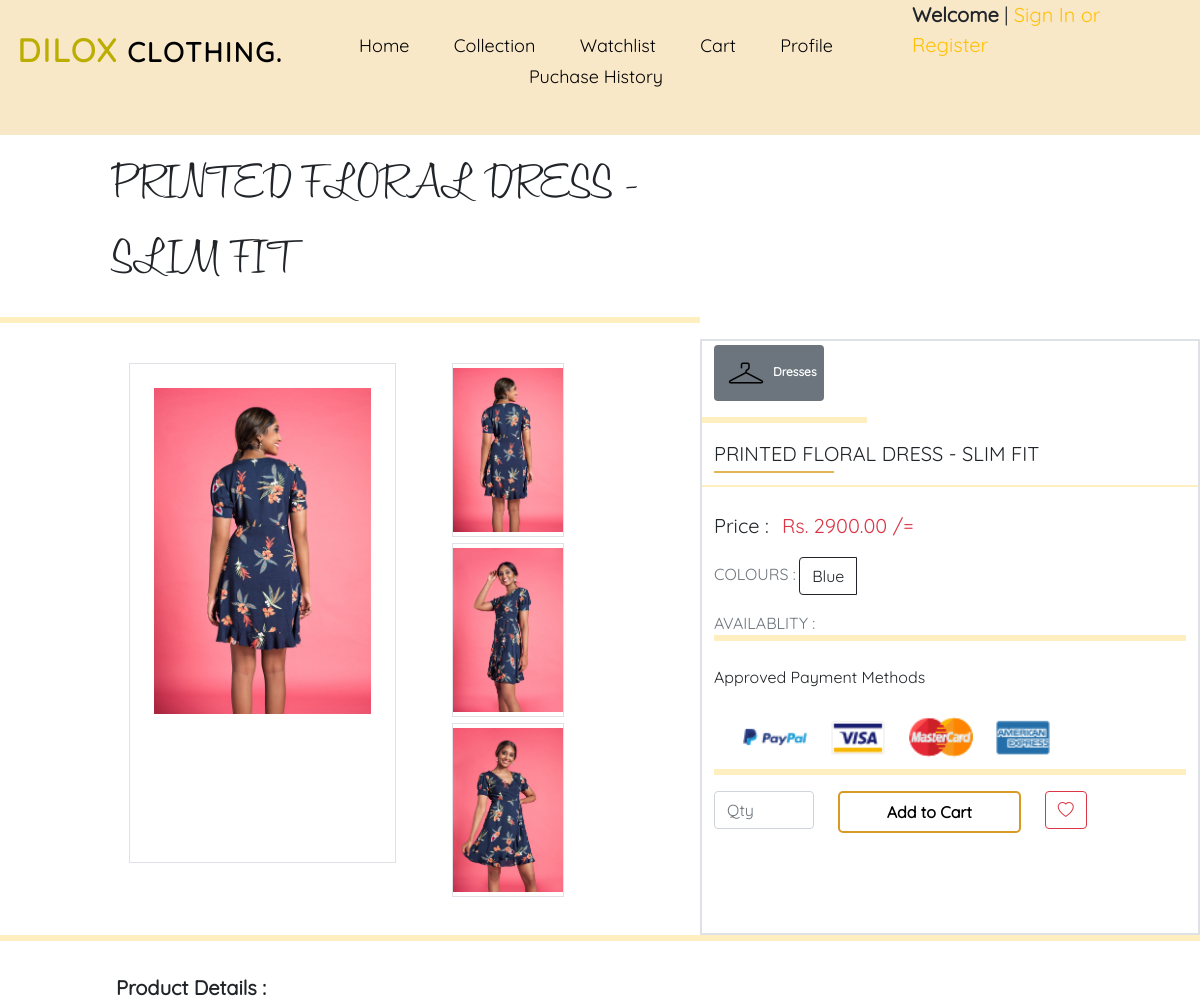
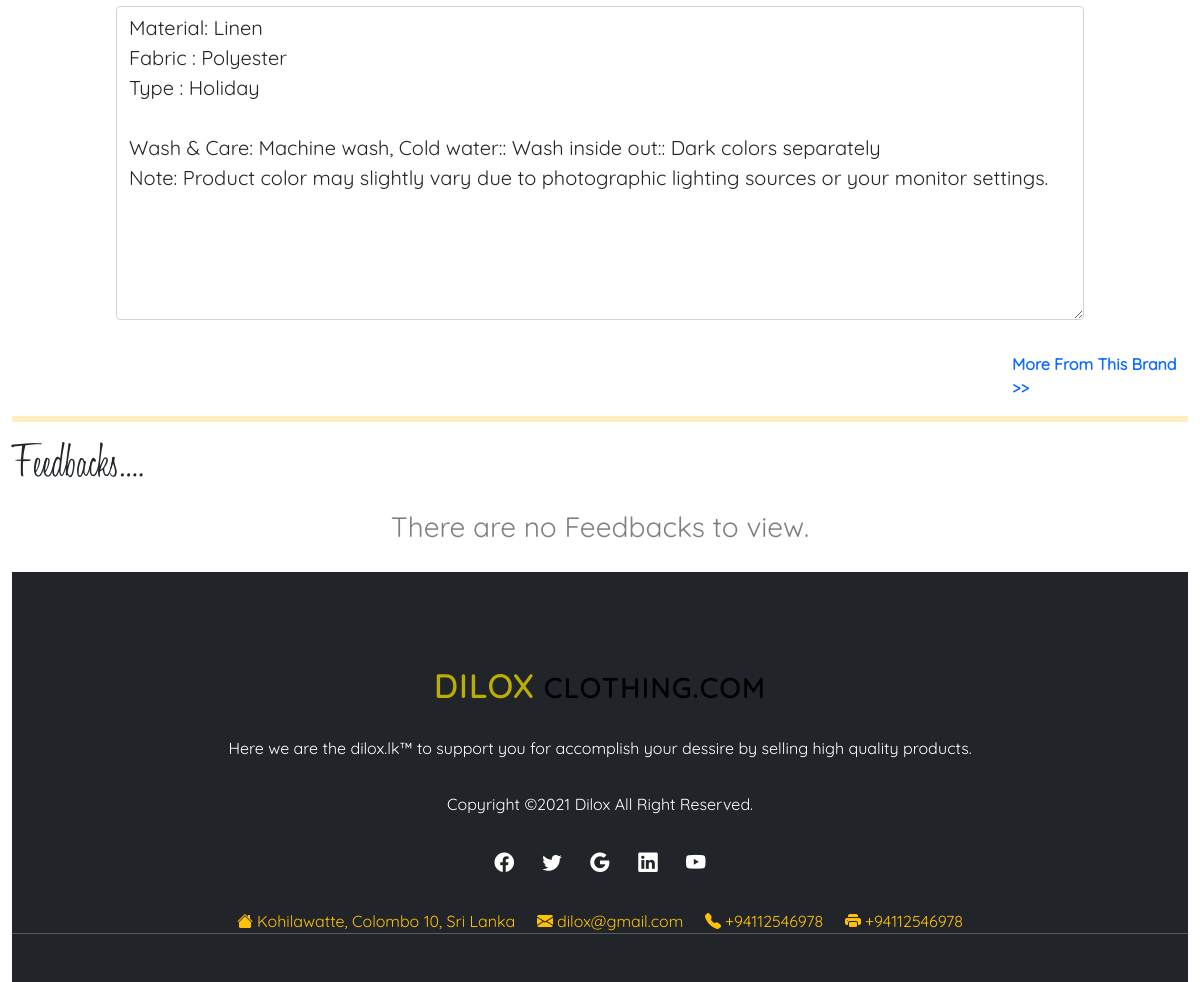
Page /singleProductView.php?id=108 on the committed database (2 pictures, top to bottom).
### tables this page shows
CREATE TABLE IF NOT EXISTS `product` (
  `id` int NOT NULL AUTO_INCREMENT,
  `category_id` int NOT NULL,
  `title` varchar(100) DEFAULT NULL,
  `price` double DEFAULT NULL,
  `delivery_fee` double DEFAULT NULL,
  `description` text,
  `status_id` int NOT NULL,
  `datetime_added` datetime DEFAULT NULL,
  PRIMARY KEY (`id`),
  KEY `fk_product_category1_idx` (`category_id`),
  KEY `fk_product_status1_idx` (`status_id`),
  CONSTRAINT `fk_product_category1` FOREIGN KEY (`category_id`) REFERENCES `category` (`id`),
  CONSTRAINT `fk_product_status1` FOREIGN KEY (`status_id`) REFERENCES `status` (`id`)
);

CREATE TABLE IF NOT EXISTS `images` (
  `code` varchar(50) NOT NULL,
  `product_id` int NOT NULL,
  PRIMARY KEY (`code`),
  KEY `fk_images_product1_idx` (`product_id`),
  CONSTRAINT `fk_images_product1` FOREIGN KEY (`product_id`) REFERENCES `product` (`id`)
);

CREATE TABLE IF NOT EXISTS `category` (
  `id` int NOT NULL AUTO_INCREMENT,
  `name` varchar(45) DEFAULT NULL,
  PRIMARY KEY (`id`)
);

### connection.php (called while the page is built, shortened)
<?php
class Database{
    public static $connection;
    public static function setUpConnection()
    {
        if (!isset(Database::$connection)) {
            Database::$connection = new mysqli("localhost", "root", "MYSQLvinul123", "dilox", "3306");
        }
    }
    public static function search($q)
    {
        $resultset = Database::$connection->query($q);
        return $resultset;
    }
}
?>

### singleProductView.php (the view, shortened to what this page needs)
<?php
require "connection.php";
?>
<!DOCTYPE html>
<html>
<head>
    <link rel="stylesheet" href="bootstrap.css" />
    <link rel="stylesheet" href="style.css" />
</head>
<body onload="">
    <?php
    if (isset($_GET["id"])) {
        $pid = $_GET["id"];
        $productrs = Database::search("SELECT * FROM `product` WHERE `id`= '" . $pid . "' ;");
        $pn = $productrs->num_rows;
        if ($pn == 1) {
            $pd = $productrs->fetch_assoc();
            $pid = $pd["id"];
        }
    ?>
        <div class="container-fluid">
            <div class="row">
                <?php
                require "header.php";
                ?>
                <div class="col-12">
                    <div class="row">
                        <div class="offset-lg-1 col-lg-6 col-12 mt-3">
                            <p class="title1" style="font-size: 50px;"><?php echo $pd["title"]; ?></p>
                        </div>
                    </div>
                </div>
                <hr class="border border-warning border-3 col-lg-7 mt-0">
                <div class="col-lg-7 col-12 mt-4">
                    <div class="row mb-3">
                        <div class="offset-lg-2 offset-1 col-lg-5 col-10">
                            <?php
                            $imagesrs = Database::search("SELECT * FROM `images` WHERE `product_id`='" . $pid . "' ;");
                            $dr = $imagesrs->fetch_assoc();
                            $img2 = $dr["code"];
                            ?>
                            <div class="align-items-center border border-1 p-4">
                                <div style="background-image:url(<?php echo $img2; ?>); background-repeat:no-repeat; background-size: contain; height: 450px;" id="mainImg"></div>
                            </div>
                        </div>
                        <div class="col-lg-3 order-lg-1 order-2">
                            <ul>
                                <?php
                                $imagesrs = Database::search("SELECT * FROM `images` WHERE `product_id`='" . $pid . "' ;");
                                $in = $imagesrs->num_rows;
                                for ($x = 0; $x < $in; $x++) {
                                    $d = $imagesrs->fetch_assoc();
                                    $img1 = $d["code"];
                                ?>
                                    <li class="justify-content-center align-items-center border border-1 inner">
                                        <img src="<?php echo $img1; ?>" height="164px" class="mt-1 mb-1" id="pimg<?php echo $x; ?>" onclick="loadMainImg(<?php echo $x; ?> );" style="object-fit:cover" />
                                    </li>
                                <?php
                                }
                                ?>
                            </ul>
                        </div>
                    </div>
                </div>
                <div class="col-lg-5 col-12 border border-end border-2 pt-1">
                    <div class="row">
                        <div class="col-12">
                            <?php
                            $c = Database::search("SELECT * FROM `category` WHERE `id`='" . $pd["category_id"] . "';");
                            $cdata = $c->fetch_assoc();
                            ?>
                            <p class="badge bg-secondary"><img src="resourses/hanger.png" class="text-light"> <?php echo $cdata["name"]; ?> </p>
                        </div>
                        <hr class="border border-warning border-3 col-4 mt-0">
                        <div class="col-12">
                            <p class="title2" style="font-size:20px;"><?php echo $pd["title"]; ?></p>
                        </div>
                        <hr class="border border-warning border-1">
                        <form id="cartForm">
                            <div class="col-12 mt-2">
                                <label class="form-label fs-5">Price :</label> &nbsp;
                                <span class="text-danger fs-5">Rs. <?php echo $pd["price"]; ?>.00 /=</span>
                            </div>
                            <div class="col-12 mt-2">
                                <label class="form-label text-secondary fs-6">COLOURS :</label>
                                <div class="btn-group" role="group" aria-label="Basic radio toggle button group">
                                    <?php
                                    $type = Database::search("SELECT DISTINCT `color` FROM `types` WHERE `product_id`='" . $pid . "';");
                                    $typenum = $type->num_rows;
                                    for ($i = 0; $i < $typenum; $i++) {
                                        $typedata = $type->fetch_assoc();
                                    ?>
                                        <label class="btn btn-outline-dark" for="btnradio<?php echo $i; ?>"><?php echo $typedata["color"]; ?></label>
                                    <?php
                                    }
                                    ?>
                                </div>
                            </div>
                            <div class="col-12 mt-3">
                                <label class="text-secondary">AVAILABLITY :</label>
                            </div>
                            <hr class="border border-warning border-3 mt-0">
                            <div class="col-12 mt-4">
                                <div class="row">
                                    <div class="col-12">
                                        <label class="form-label lbl1">Approved Payment Methods</label>
                                    </div>
                                    <div class="col-12 mt-2">
                                        <div class="row">
                                            <div class="offset-1 col-2 pm1"></div>
                                            <div class="col-2 pm2"></div>
                                            <div class="col-2 pm3"></div>
                                            <div class="col-2 pm4"></div>
                                        </div>
                                    </div>
                                </div>
                            </div>
                            <hr class="border border-warning border-3 mt-0">
                            <div class="row">
                                <div class="col-3 mb-3">
                                    <input type="number" min="1" max="" id="pqty" class="form-control" placeholder="Qty" required />
                                </div>
                                <div class="col-5 mb-3 d-grid">
                                    <?php
                                    if (isset($_SESSION["u"])) {
                                    ?>
                                        <button type="sumbit" class="button1 fw-bold">Add to Cart</button>
                                    <?php
                                    }else{
                                        ?>
                                        <button class="button1 fw-bold" onclick="model();">Add to Cart</button>
                                    <?php
                                    }
                                    ?>
                                </div>
                                <div class="col-3 mb-3">
                                    <?php
                                    if (isset($_SESSION["u"])) {
                                    ?>
                                        <?php
                                        $watchlist = Database::search("SELECT * FROM `watchlist` WHERE `product_id`='" . $pid . "';");
                                        $watchnum = $watchlist->num_rows;
                                        if ($watchnum == 1) {
                                            $heart = "bi-heart-fill";
                                        } else {
                                            $heart = "bi-heart";
                                        }
                                        ?>
                                        <a class="btn btn-outline-danger" onclick="addToWatchlist(<?php echo $pid; ?>);"><i class="hart<?php echo $pid; ?> bi <?php echo  $heart; ?>"></i></a>
                                    <?php
                                    } else {
                                    ?>
                                        <a class="btn btn-outline-danger"><i class="bi bi-heart" onclick="model();"></i></a>
                                    <?php
                                    }
                                    ?>
                                </div>
                            </div>
                        </form>
                    </div>
                </div>
                <hr class="border border-warning border-3 mt-0">
                <div class="offset-lg-1 col-lg-10 col-12 p-3">
                    <label class="form-label fw-bold fs-5 text-dark">Product Details :</label>
                    <textarea class="form-control fs-5" cols="100" rows="10" name="desc" required><?php echo $pd["description"]; ?></textarea>
                </div>
                <div class="offset-lg-10 col-lg-2 col-12 mt-3 mb-3">
                    <a class="fw-bold" style="cursor: pointer;" data-bs-toggle="offcanvas" data-bs-target="#offcanvasRight" aria-controls="offcanvasRight">More From This Brand >></a>
                </div>
            <hr class="border border-warning border-3 mt-0">
            <div class="col-12 mt-3">
                <h2 class="title1 " style="font-size: 50px;">Feedbacks....</h2>
            </div>
            <div class="col-12 mb-3">
                <div class="row g-1">
                    <?php
                    $feedbackrs = Database::search("SELECT * FROM `feedback` WHERE `product_id`='16' ;");
                    $feed = $feedbackrs->num_rows;
                    if ($feed == 0) {
                    ?>
                        <div class="col-12 text-center">
                            <label class="form-label fs-3 text-black-50">There are no Feedbacks to view.</label>
                        </div>
                        <?php
                    }
                }
                ?>
                </div>
            </div>
            <?php
            require "footer.php";
            ?>
</body>
</html>

### rows in the picture
product: title "PRINTED FLORAL DRESS - SLIM FIT", price "2900", desc "Material: Linen Fabric : Polyester Type : Holiday Wash & Care: Machine wash, Cold water:: Wash inside out:: Dark colors separately Note: Product color may slightly vary due to photographic lighting sources or your monitor settings."
images: code (picture)
images: code (picture)
images: code (picture)
category: name "Dresses"

### other values in the picture
$typedata["color"] "Blue"
